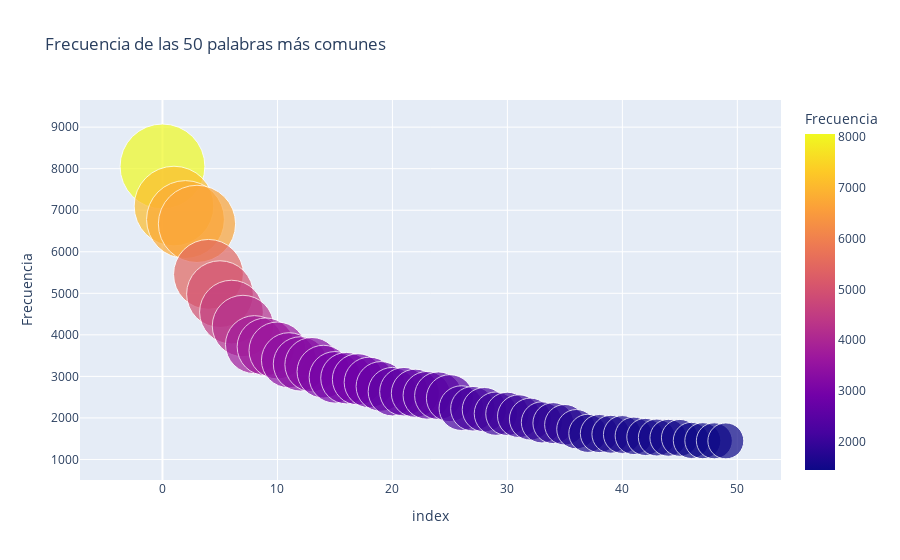

Notebook code for this chart:
### Code cell
# con palabras prohibidas
with open("stopwords.txt", "r", encoding='utf-8') as f:
    palabras_prohibidas = {line.strip() for line in f if line.strip()}

words_dict = Counter(text3)
freq_filter = {
    palabra:freq
    for palabra, freq in words_dict.items()
    if palabra not in palabras_prohibidas
}

plot.interactive_word_plot(freq_filter, top_n=50)

### Figure 1 — Plotly figure (JSON) as saved in the notebook; plotly's stock layout.template omitted (floating-point values rounded to 4 significant figures)
{"data": [{"hovertemplate": "<b>%{hovertext}</b><br>Rango: %{df[\"Rango\"]}<br>Frecuencia: %{y}", "hovertext": ["b", "Jehová", "por", "para", "sus", "Dios", "es", "él", "le", "como", "tu", "mi", "un", "Israel", "ha", "tierra", "dijo", "hijos", "sobre", "porque", "yo", "ellos", "me", "rey", "te", "c", "hijo", "todo", "todos", "una", "casa", "ni", "he", "pueblo", "cuando", "DyC", "os", "había", "día", "contra", "tus", "vosotros", "será", "aquí", "también", "les", "No", "si", "hasta", "delante"], "legendgroup": "", "marker": {"color": [8054, 7100, 6776, 6671, 5456, 4980, 4547, 4213, 3764, 3713, 3624, 3389, 3300, 3284, 3114, 2977, 2957, 2930, 2855, 2759, 2632, 2631, 2595, 2544, 2535, 2476, 2236, 2221, 2199, 2103, 2098, 2043, 1972, 1893, 1875, 1836, 1729, 1629, 1624, 1607, 1601, 1569, 1542, 1528, 1522, 1520, 1459, 1452, 1449, 1447], "coloraxis": "coloraxis", "opacity": 0.7, "size": [8054, 7100, 6776, 6671, 5456, 4980, 4547, 4213, 3764, 3713, 3624, 3389, 3300, 3284, 3114, 2977, 2957, 2930, 2855, 2759, 2632, 2631, 2595, 2544, 2535, 2476, 2236, 2221, 2199, 2103, 2098, 2043, 1972, 1893, 1875, 1836, 1729, 1629, 1624, 1607, 1601, 1569, 1542, 1528, 1522, 1520, 1459, 1452, 1449, 1447], "sizemode": "area", "sizeref": 2.237, "symbol": "circle"}, "mode": "markers", "name": "", "orientation": "v", "showlegend": false, "type": "scatter", "x": [0, 1, 2, 3, 4, 5, 6, 7, 8, 9, 10, 11, 12, 13, 14, 15, 16, 17, 18, 19, 20, 21, 22, 23, 24, 25, 26, 27, 28, 29, 30, 31, 32, 33, 34, 35, 36, 37, 38, 39, 40, 41, 42, 43, 44, 45, 46, 47, 48, 49], "xaxis": "x", "y": [8054, 7100, 6776, 6671, 5456, 4980, 4547, 4213, 3764, 3713, 3624, 3389, 3300, 3284, 3114, 2977, 2957, 2930, 2855, 2759, 2632, 2631, 2595, 2544, 2535, 2476, 2236, 2221, 2199, 2103, 2098, 2043, 1972, 1893, 1875, 1836, 1729, 1629, 1624, 1607, 1601, 1569, 1542, 1528, 1522, 1520, 1459, 1452, 1449, 1447], "yaxis": "y"}], "layout": {"coloraxis": {"colorbar": {"title": {"text": "Frecuencia"}}, "colorscale": [[0, "#0d0887"], [0.1111, "#46039f"], [0.2222, "#7201a8"], [0.3333, "#9c179e"], [0.4444, "#bd3786"], [0.5556, "#d8576b"], [0.6667, "#ed7953"], [0.7778, "#fb9f3a"], [0.8889, "#fdca26"], [1, "#f0f921"]]}, "legend": {"itemsizing": "constant", "tracegroupgap": 0}, "title": {"text": "Frecuencia de las 50 palabras más comunes"}, "xaxis": {"anchor": "y", "domain": [0, 1], "title": {"text": "index"}}, "yaxis": {"anchor": "x", "domain": [0, 1], "title": {"text": "Frecuencia"}}}}
